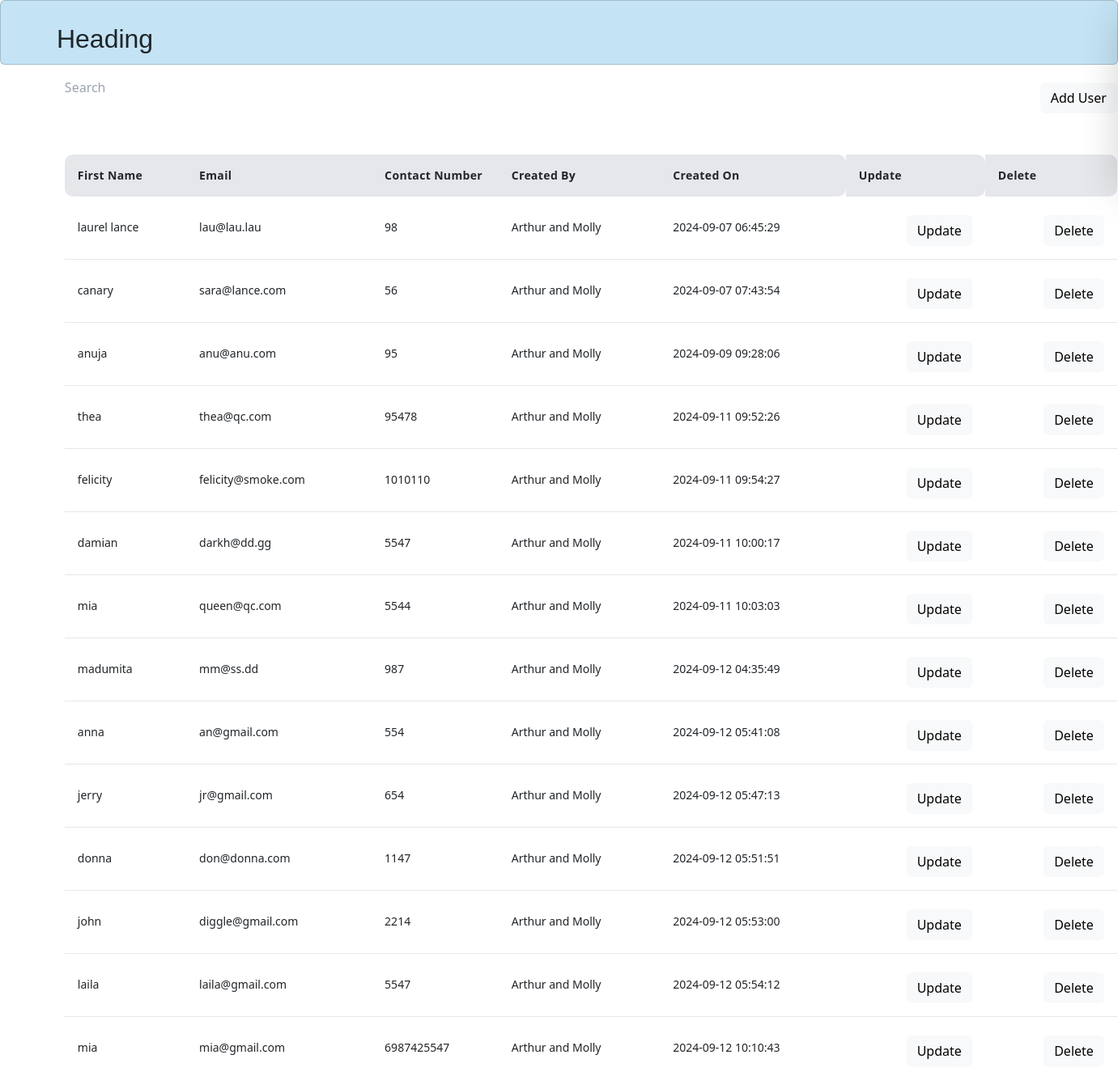
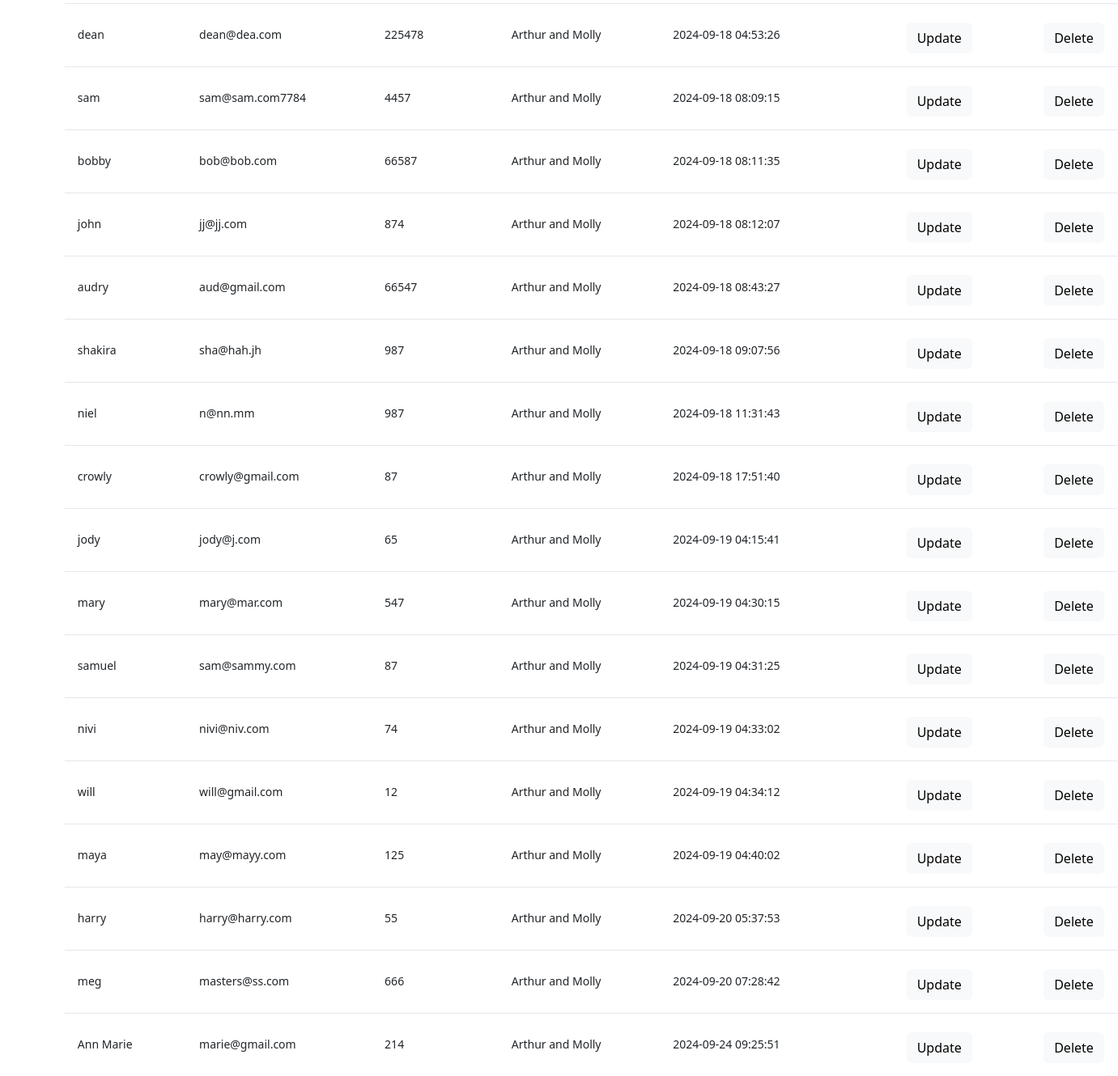
/users, run on an earlier commit of the app's database (2 pictures, top to bottom).
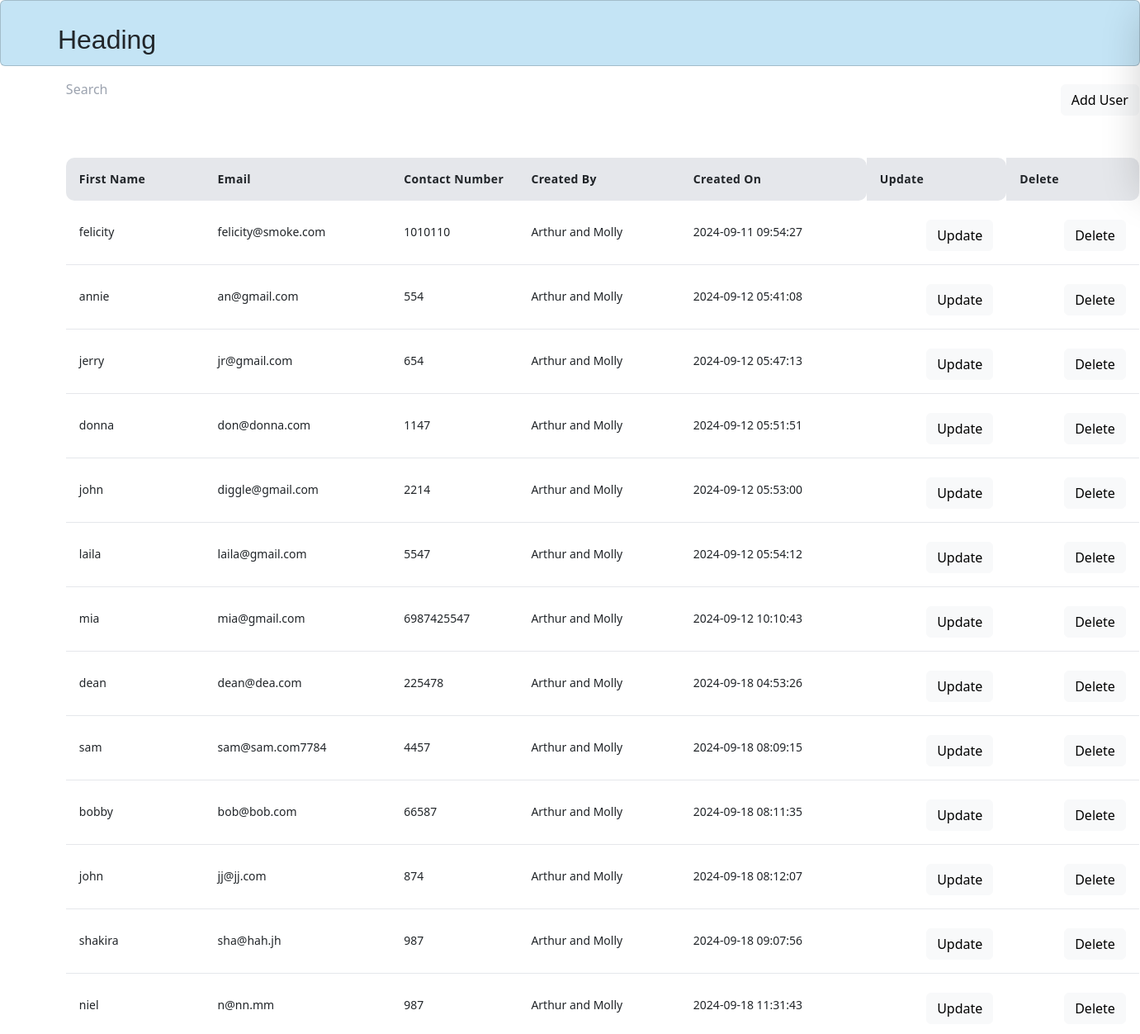
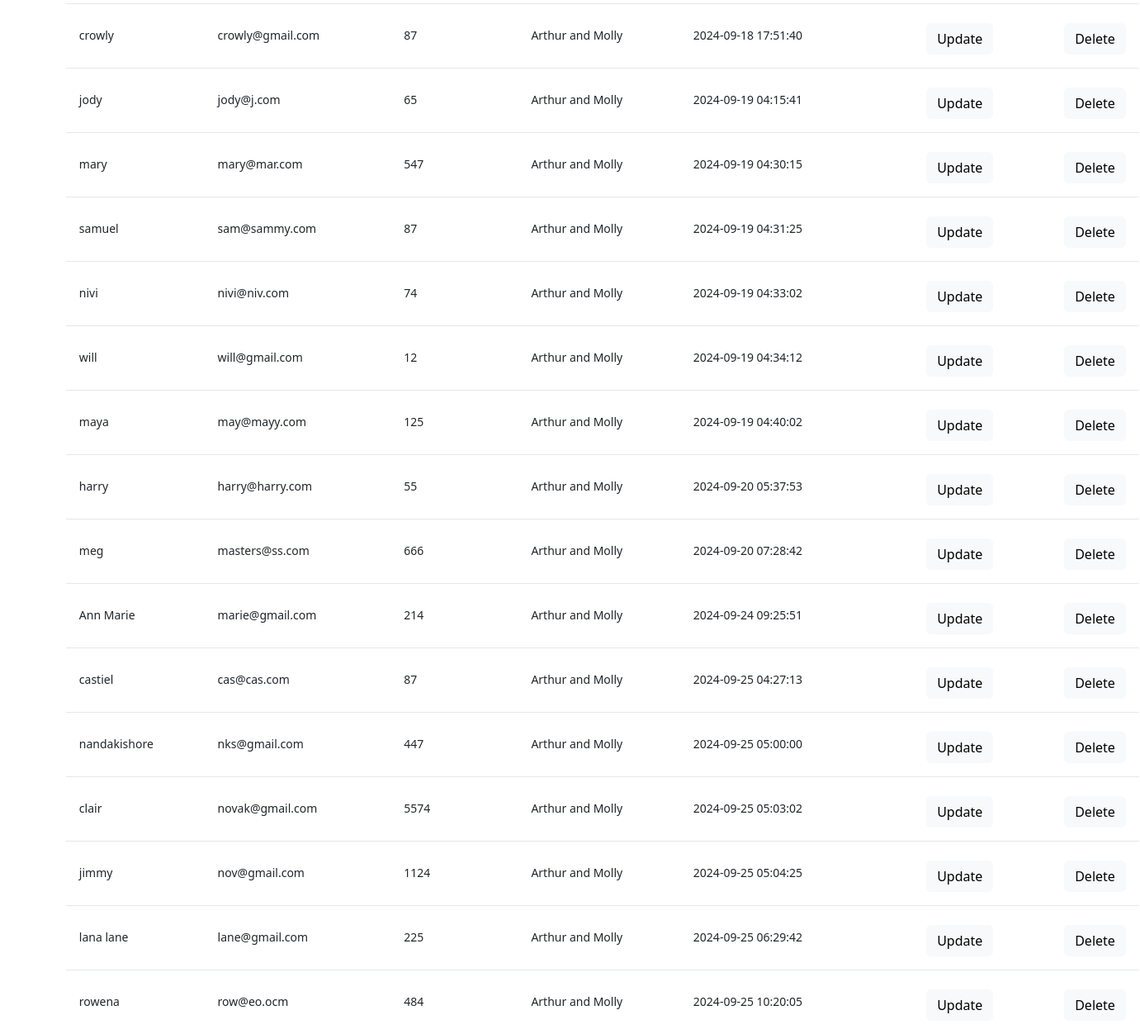
And on a later commit of the database (2 pictures, top to bottom).
### app.py (models this page shows)
class User(db.Model, UserMixin):
    user_id = db.Column(db.Integer, primary_key=True, autoincrement=True)
    email = db.Column(db.String(100),unique=True)
    password_hash = db.Column(db.String(500))
    first_name = db.Column(db.String(100),nullable=False)
    middle_name = db.Column(db.String(100),nullable=False)
    last_name = db.Column(db.String(100))
    contact_no =  db.Column(db.String(100),nullable=False)
    alt_contact_no = db.Column(db.String(100), nullable=True, default=None)
    company_id = mapped_column(Integer, ForeignKey("company.comp_id"))
    company = relationship("Company",backref=backref('users', lazy=True))
    is_deleted = db.Column(db.Boolean, default=False)
    created_by = db.Column(db.String(100), nullable=False)
    created_dt = db.Column(db.DateTime(timezone=True), server_default=func.now())
    updated_by = db.Column(db.String(100), nullable=False)
    updated_dt = db.Column(db.DateTime(timezone=True), server_default=func.now())

### app.py (the view)
@app.route('/users',methods=['GET', 'POST'] )
def users():
    user_list = User.query.all()
    return render_template('partials/table.html', users=user_list)

### templates/partials/table.html (shortened to what this page needs)
{% extends 'base.html' %}
{% block content %}
<!DOCTYPE html>
<html lang="en">
<head>
  <link href="https://unpkg.com/tailwindcss@^2/dist/tailwind.min.css" rel="stylesheet">
  <link href="https://cdn.jsdelivr.net/npm/bootstrap@5.3.3/dist/css/bootstrap.min.css" rel="stylesheet">
</head>
<body>
<div>
  <section class="section">
    <div id="table1">
      <div>
        <input type="text" class="input bg-white-50" style="float: left;" placeholder="Search" name="q" hx-get="/search" hx-trigger="keyup changed delay:500ms" hx-target="#results">
        <button
            x-data="{usedKeyboard: false}"
            @keydown.window.tab="usedKeyboard = true"
            role="button"
            @click="$dispatch('open-menu', { open: true, user_id:''})"
            :class="{'focus:outline-none': !usedKeyboard}"
            class="btn btn-light" style="float: right;">
            Add User
        </button>
      </div>
      <br>
      <br>
      <br>
      <br>
      <table class="table2" id="results">
        <thead class="bg-gray-200 text-black-500">
          <tr class="bg-white-50">
            <th class="w-24 p-3 text-sm font-bold tracking-wide text-left">First Name</th>
            <th class="w-24 p-3 text-sm font-bold tracking-wide text-left">Email</th>
            <th class="w-24 p-3 text-sm font-bold tracking-wide text-left">Contact Number</th>
            <th class="w-24 p-3 text-sm font-bold tracking-wide text-left">Created By</th>
            <th class="w-24 p-3 text-sm font-bold tracking-wide text-left">Created On</th>
            <th class="w-24 p-3 text-sm font-bold tracking-wide text-left">Update</th>
            <th class="w-24 p-3 text-sm font-bold tracking-wide text-left">Delete</th>
          </tr>
        </thead>
        <tbody id="results" class="divide-y divide-white-100">
          {% for user in users %}
          <tr class="bg-white-200">
            <td class="p-3 text-sm text-black-700 whitespace-nowrap">{{ user.first_name }}</td>
            <td class="p-3 text-sm text-black-700 whitespace-nowrap">{{ user.email }}</td>
            <td class="p-3 text-sm text-black-700 whitespace-nowrap">{{ user.contact_no }}</td>
            <td class="p-3 text-sm text-black-700 whitespace-nowrap">{{ user.created_by }}</td>
            <td class="p-3 text-sm text-black-700 whitespace-nowrap">{{ user.created_dt }}</td>
            <td class="p-3 text-sm text-black-700 whitespace-nowrap">
              <a id="{{user.user_id}}" x-data="{usedKeyboard: false}" @keydown.window.tab="usedKeyboard = true" role="button" @click="$dispatch('open-menu', {open: true, user_id: $event.target.id});"  class="btn btn-light" style="float: right;">Update</a>
            </td>
            <td class="p-3 text-sm text-black-700 whitespace-nowrap">
              <a id="{{user.user_id}}" name="{{user.first_name}}" x-data="{usedKeyboard: false}" @keydown.window.tab="usedKeyboard = true" role="button" @click="$dispatch('open-menu-2', {open: true, user_id: $event.target.id, name : $event.target.name});"  class="btn btn-light" style="float: right;">Delete</a>
            </td>
          </tr>
          {% endfor %}
        </tbody>
      </table>
    </div>
  </section>
</div>
</body>
{% endblock %}

### templates/base.html (shortened to what this page needs)
<!doctype html>
<html lang="en">
  <head>
    <link href="{{url_for('static', filename='style.css')}}" rel="stylesheet">
    <script src="https://cdn.tailwindcss.com"></script>
  </head>
  <body>
    <header>
      <div id="pagetop" class="card">
          <div id="heading">
              <h2>Heading</h2>
          </div>
  </header>
    <div class="container-fluid">
        {% block content %}
         {% endblock %}
        </div>
  </body>
</html>

### static/style.css (style rules this page uses)
html, body { height: 100%; }
body { height: -moz-calc(100% - 113px); height: -webkit-calc(100% - 113px); height: calc(100% - 113px); }
body { background: #c4e4f5; }
h2 { font-size: 2.5rem; font-weight: bold; }
input { font-size: 18px; font-family:'Times New Roman', Times, serif; height: 27px; }
.btn { margin-left: 10px; margin-top: 7px; font-size: 16px; font-family: 'OpenSansBold'; padding: 5px 15px 10px 15px; }
table, th, td { border-left: none; border-right: none; }
tr td:nth-child(n+5), tr th:nth-child(n+5) { border-radius: 0 .625rem .625rem 0; }
tr td:nth-child(1), tr th:nth-child(1) { border-radius: .625rem 0 0 .625rem; }
#pagetop { position: absolute; padding: 0; height: 56px; top: 0; left: 0; width: 100%; background-color: #c4e4f5; display: inline-block; height: 80px; }
#heading { font-family:'Trebuchet MS', 'Lucida Sans Unicode', 'Lucida Grande', 'Lucida Sans', Arial, sans-serif; margin-top: 2%; margin-left: 5%; }
#table1 { margin-top: 7%; margin-left: 5%; width: 1300px;; }
.table2 { width: 1300px; }

What changed in the data, as far as the page shows it:
removed User: first_name "laurel lance", email "lau@lau.lau", contact_no "98", created_by "Arthur and Molly", created_dt "2024-09-07 06:45:29"
removed User: first_name "canary", email "sara@lance.com", contact_no "56", created_by "Arthur and Molly", created_dt "2024-09-07 07:43:54"
removed User: first_name "anuja", email "anu@anu.com", contact_no "95", created_by "Arthur and Molly", created_dt "2024-09-09 09:28:06"
removed User: first_name "thea", email "thea@qc.com", contact_no "95478", created_by "Arthur and Molly", created_dt "2024-09-11 09:52:26"
removed User: first_name "damian", email "darkh@dd.gg", contact_no "5547", created_by "Arthur and Molly", created_dt "2024-09-11 10:00:17"
removed User: first_name "mia", email "queen@qc.com", contact_no "5544", created_by "Arthur and Molly", created_dt "2024-09-11 10:03:03"
removed User: first_name "madumita", email "mm@ss.dd", contact_no "987", created_by "Arthur and Molly", created_dt "2024-09-12 04:35:49"
removed User: first_name "audry", email "aud@gmail.com", contact_no "66547", created_by "Arthur and Molly", created_dt "2024-09-18 08:43:27"
changed User "an@gmail.com": first_name "anna" → "annie"
added User: first_name "castiel", email "cas@cas.com", contact_no "87", created_by "Arthur and Molly", created_dt "2024-09-25 04:27:13"
added User: first_name "nandakishore", email "nks@gmail.com", contact_no "447", created_by "Arthur and Molly", created_dt "2024-09-25 05:00:00"
added User: first_name "clair", email "novak@gmail.com", contact_no "5574", created_by "Arthur and Molly", created_dt "2024-09-25 05:03:02"
added User: first_name "jimmy", email "nov@gmail.com", contact_no "1124", created_by "Arthur and Molly", created_dt "2024-09-25 05:04:25"
added User: first_name "lana lane", email "lane@gmail.com", contact_no "225", created_by "Arthur and Molly", created_dt "2024-09-25 06:29:42"
added User: first_name "rowena", email "row@eo.ocm", contact_no "484", created_by "Arthur and Molly", created_dt "2024-09-25 10:20:05"
